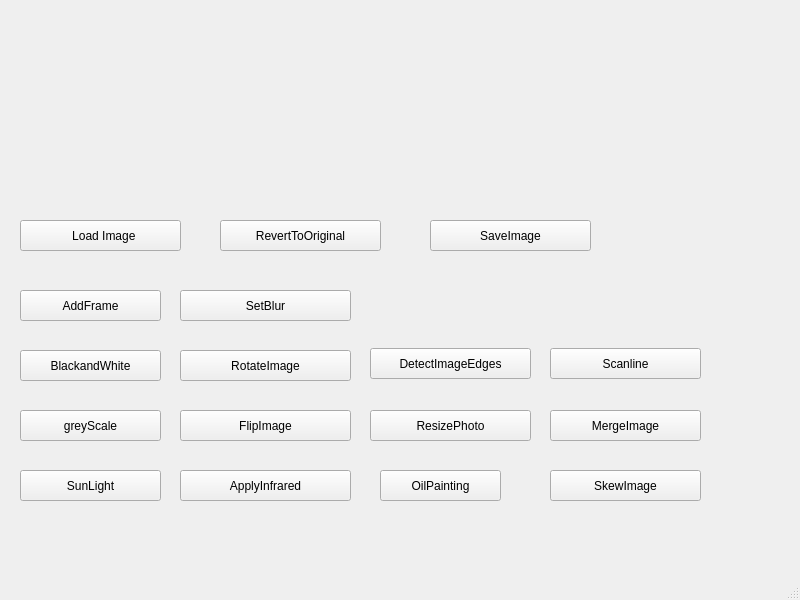
<?xml version="1.0" encoding="UTF-8"?>
<ui version="4.0">
 <class>MainWindow</class>
 <widget class="QMainWindow" name="MainWindow">
  <property name="geometry">
   <rect>
    <x>0</x>
    <y>0</y>
    <width>800</width>
    <height>600</height>
   </rect>
  </property>
  <property name="windowTitle">
   <string>MainWindow</string>
  </property>
  <widget class="QWidget" name="centralwidget">
   <widget class="QPushButton" name="BlackandWhite">
    <property name="geometry">
     <rect>
      <x>20</x>
      <y>350</y>
      <width>141</width>
      <height>31</height>
     </rect>
    </property>
    <property name="text">
     <string>BlackandWhite</string>
    </property>
   </widget>
   <widget class="QPushButton" name="btnLoad">
    <property name="geometry">
     <rect>
      <x>20</x>
      <y>220</y>
      <width>161</width>
      <height>31</height>
     </rect>
    </property>
    <property name="text">
     <string>  Load Image</string>
    </property>
   </widget>
   <widget class="QLabel" name="lblOriginal">
    <property name="geometry">
     <rect>
      <x>260</x>
      <y>10</y>
      <width>191</width>
      <height>151</height>
     </rect>
    </property>
    <property name="text">
     <string/>
    </property>
    <property name="scaledContents">
     <bool>true</bool>
    </property>
   </widget>
   <widget class="QLabel" name="lblProcessed">
    <property name="geometry">
     <rect>
      <x>30</x>
      <y>20</y>
      <width>191</width>
      <height>151</height>
     </rect>
    </property>
    <property name="text">
     <string/>
    </property>
    <property name="scaledContents">
     <bool>true</bool>
    </property>
   </widget>
   <widget class="QPushButton" name="RotateImage">
    <property name="geometry">
     <rect>
      <x>180</x>
      <y>350</y>
      <width>171</width>
      <height>31</height>
     </rect>
    </property>
    <property name="text">
     <string>RotateImage</string>
    </property>
   </widget>
   <widget class="QPushButton" name="DetectImageEdges">
    <property name="geometry">
     <rect>
      <x>370</x>
      <y>348</y>
      <width>161</width>
      <height>31</height>
     </rect>
    </property>
    <property name="text">
     <string>DetectImageEdges</string>
    </property>
   </widget>
   <widget class="QPushButton" name="Scanline">
    <property name="geometry">
     <rect>
      <x>550</x>
      <y>348</y>
      <width>151</width>
      <height>31</height>
     </rect>
    </property>
    <property name="text">
     <string>Scanline</string>
    </property>
   </widget>
   <widget class="QPushButton" name="greyScale">
    <property name="geometry">
     <rect>
      <x>20</x>
      <y>410</y>
      <width>141</width>
      <height>31</height>
     </rect>
    </property>
    <property name="text">
     <string>greyScale</string>
    </property>
   </widget>
   <widget class="QPushButton" name="flipImage">
    <property name="geometry">
     <rect>
      <x>180</x>
      <y>410</y>
      <width>171</width>
      <height>31</height>
     </rect>
    </property>
    <property name="text">
     <string>FlipImage</string>
    </property>
   </widget>
   <widget class="QPushButton" name="resizePhoto">
    <property name="geometry">
     <rect>
      <x>370</x>
      <y>410</y>
      <width>161</width>
      <height>31</height>
     </rect>
    </property>
    <property name="text">
     <string>ResizePhoto</string>
    </property>
   </widget>
   <widget class="QPushButton" name="mergeImage">
    <property name="geometry">
     <rect>
      <x>550</x>
      <y>410</y>
      <width>151</width>
      <height>31</height>
     </rect>
    </property>
    <property name="text">
     <string>MergeImage</string>
    </property>
   </widget>
   <widget class="QPushButton" name="sunLight">
    <property name="geometry">
     <rect>
      <x>20</x>
      <y>470</y>
      <width>141</width>
      <height>31</height>
     </rect>
    </property>
    <property name="text">
     <string>SunLight</string>
    </property>
   </widget>
   <widget class="QPushButton" name="btnSave">
    <property name="geometry">
     <rect>
      <x>430</x>
      <y>220</y>
      <width>161</width>
      <height>31</height>
     </rect>
    </property>
    <property name="text">
     <string>SaveImage</string>
    </property>
   </widget>
   <widget class="QPushButton" name="revertToOriginal">
    <property name="geometry">
     <rect>
      <x>220</x>
      <y>220</y>
      <width>161</width>
      <height>31</height>
     </rect>
    </property>
    <property name="text">
     <string>RevertToOriginal</string>
    </property>
   </widget>
   <widget class="QPushButton" name="addFrame">
    <property name="geometry">
     <rect>
      <x>20</x>
      <y>290</y>
      <width>141</width>
      <height>31</height>
     </rect>
    </property>
    <property name="text">
     <string>AddFrame</string>
    </property>
   </widget>
   <widget class="QPushButton" name="applyInfrared">
    <property name="geometry">
     <rect>
      <x>180</x>
      <y>470</y>
      <width>171</width>
      <height>31</height>
     </rect>
    </property>
    <property name="text">
     <string>ApplyInfrared</string>
    </property>
   </widget>
   <widget class="QPushButton" name="setBlur">
    <property name="geometry">
     <rect>
      <x>180</x>
      <y>290</y>
      <width>171</width>
      <height>31</height>
     </rect>
    </property>
    <property name="text">
     <string>SetBlur</string>
    </property>
   </widget>
   <widget class="QPushButton" name="OilPainting">
    <property name="geometry">
     <rect>
      <x>380</x>
      <y>470</y>
      <width>121</width>
      <height>31</height>
     </rect>
    </property>
    <property name="text">
     <string>OilPainting</string>
    </property>
   </widget>
   <widget class="QPushButton" name="skewImage">
    <property name="geometry">
     <rect>
      <x>550</x>
      <y>470</y>
      <width>151</width>
      <height>31</height>
     </rect>
    </property>
    <property name="text">
     <string>SkewImage</string>
    </property>
   </widget>
  </widget>
  <widget class="QMenuBar" name="menubar">
   <property name="geometry">
    <rect>
     <x>0</x>
     <y>0</y>
     <width>800</width>
     <height>25</height>
    </rect>
   </property>
  </widget>
  <widget class="QStatusBar" name="statusbar"/>
 </widget>
 <resources/>
 <connections/>
</ui>
